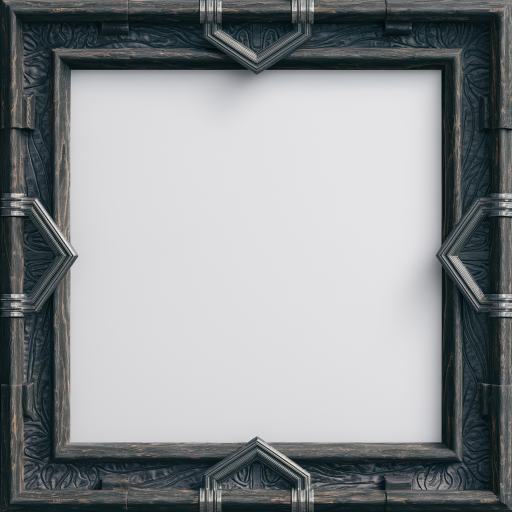
#> input picture Input/a-3d-render-of-a-hyperrealistic-hyperdetailed-dark-P8GdNS86QyCCr8liSCoY5g-qw6juGAtRNO5ZBTDoUW1mQ.png, 1024 x 1024 px, found by its file name (shown at 1/2 size); its folder holds only this picture in this run
$ python InnerCanvasRemover.py
#> lines starting #> are read from the running program, lines starting #| are printed output that depends on the picture
# -*- coding: utf-8 -*-
"""
Created on Sun Nov 17 22:15:06 2024

@author: lovro
"""
import os
from PIL import Image, ImageStat
import time

VERSION = "0.2.0"

# Directories
INPUT_DIR = "input"  # Directory containing input PNG files
OUTPUT_DIR = "Output"  # Directory to save output images


# Configurable parameters
CENTER_REGION_SIZE = 768  # Size of the central region (square)
COLOR_TOLERANCE = 100  # Tolerance for matching canvas color
EXPECTED_RESOLUTION = 1024

FILENAME = "GenericFrame"
counter = 65

# Ensure output directory exists
os.makedirs(OUTPUT_DIR, exist_ok=True)

def get_dominant_color(image, region_size):
    """
    Get the dominant color in the center of the image.
    Args:
        image (PIL.Image): The image to analyze.
        region_size (int): Size of the central region for analysis.
    Returns:
        tuple: Dominant RGB color.
    """
    width, height = image.size
    left = (width - region_size) // 2
    top = (height - region_size) // 2
    right = left + region_size
    bottom = top + region_size

    # Crop the central region
    cropped = image.crop((left, top, right, bottom))
    # Calculate average color
    stat = ImageStat.Stat(cropped)
    return tuple(int(x) for x in stat.mean[:3])  # Return RGB values

def is_similar_color(pixel_color, dominant_color, tolerance):
    """
    Check if a pixel color is similar to the dominant color within a tolerance.
    """
    return all(abs(pixel_color[i] - dominant_color[i]) <= tolerance for i in range(3))

def find_canvas_edges(image, dominant_color):
    """
    Find the top, bottom, left, and right edges of the canvas.
    Args:
        image (PIL.Image): The input image.
        dominant_color (tuple): The dominant color of the canvas.
    Returns:
        tuple: (top_left, bottom_right) coordinates of the rectangular canvas.
    """
    width, height = image.size
    pixels = image.load()

    # Initialize edges with the center region
    center_x, center_y = width // 2, height // 2
    half_region = CENTER_REGION_SIZE // 2

    # Start with safe defaults
    top_edge = center_y - half_region
    bottom_edge = center_y + half_region
    left_edge = center_x - half_region
    right_edge = center_x + half_region

    # Search for the top edge
    for y in range(center_y - half_region, -1, -1):  # Upward
        if any(not is_similar_color(pixels[center_x, y][:3], dominant_color, COLOR_TOLERANCE) for x in range(width)):
            top_edge = y + 1  # Set the first valid row
            break

    # Search for the bottom edge
    for y in range(center_y + half_region, height):  # Downward
        if any(not is_similar_color(pixels[center_x, y][:3], dominant_color, COLOR_TOLERANCE) for x in range(width)):
            bottom_edge = y - 1  # Set the last valid row
            break

    # Search for the left edge
    for x in range(center_x - half_region, -1, -1):  # Leftward
        if any(not is_similar_color(pixels[x, center_y][:3], dominant_color, COLOR_TOLERANCE) for y in range(height)):
            left_edge = x + 1  # Set the first valid column
            break

    # Search for the right edge
    for x in range(center_x + half_region, width):  # Rightward
        if any(not is_similar_color(pixels[x, center_y][:3], dominant_color, COLOR_TOLERANCE) for y in range(height)):
            right_edge = x - 1  # Set the last valid column
            break

    # Construct the rectangle from the detected edges
    print(f"..top edge: {top_edge}, bottom edge: {bottom_edge}, left edge: {left_edge}, right edge: {right_edge}")
    top_left = (max(0, left_edge), max(0, top_edge))
    bottom_right = (min(width - 1, right_edge), min(height - 1, bottom_edge))

    print(f"...top left color {pixels[left_edge-1, top_edge-1][:3]}")
    print(f"...bottom right color {pixels[right_edge+1, bottom_edge+1][:3]}")
    return top_left, bottom_right

def apply_transparency(image, top_left, bottom_right):
    pixels = image.load()
    width, height = image.size
    for x in range(max(0, top_left[0]), min(width, bottom_right[0] + 1)):
        for y in range(max(0, top_left[1]), min(height, bottom_right[1] + 1)):
            pixels[x, y] = (0, 0, 0, 0)  # Set to fully transparent
    return image


def process_image(image_path, output_path):
    """
    Process a single image to remove the inner canvas and save the result.
    """
    image = Image.open(image_path).convert("RGBA")

    if image.size != (EXPECTED_RESOLUTION, EXPECTED_RESOLUTION):
        print(f"Skipping {os.path.basename(image_path)}: Image size is {image.size}, not 1024x1024.")
        return

    dominant_color = get_dominant_color(image, CENTER_REGION_SIZE)
    print(f"Dominant color: {dominant_color}")

    top_left, bottom_right = find_canvas_edges(image, dominant_color)
    print(f"Canvas edges detected: Top-Left: {top_left}, Bottom-Right: {bottom_right}")

    result_image = apply_transparency(image, top_left, bottom_right)
    result_image.save(output_path, "PNG")
    print(f"Saved: {output_path}")

def process_images(counter):
    """
    Process all PNG files in the input directory and save the results to the output directory.
    """
    print(f"\n************** Framer Canvas Remover v{VERSION}**************")
    start_time = time.time()


    for file_name in os.listdir(INPUT_DIR):
        if file_name.lower().endswith(".png"):
            input_path = os.path.join(INPUT_DIR, file_name)
            output_path = os.path.join(OUTPUT_DIR, f"{FILENAME}_{str(counter).zfill(3)}.png")
            print(f"\nProcessing image: {file_name}")
            process_image(input_path, output_path)
#> in get_dominant_color, `cropped = image.crop((left, top, right, bottom))`:
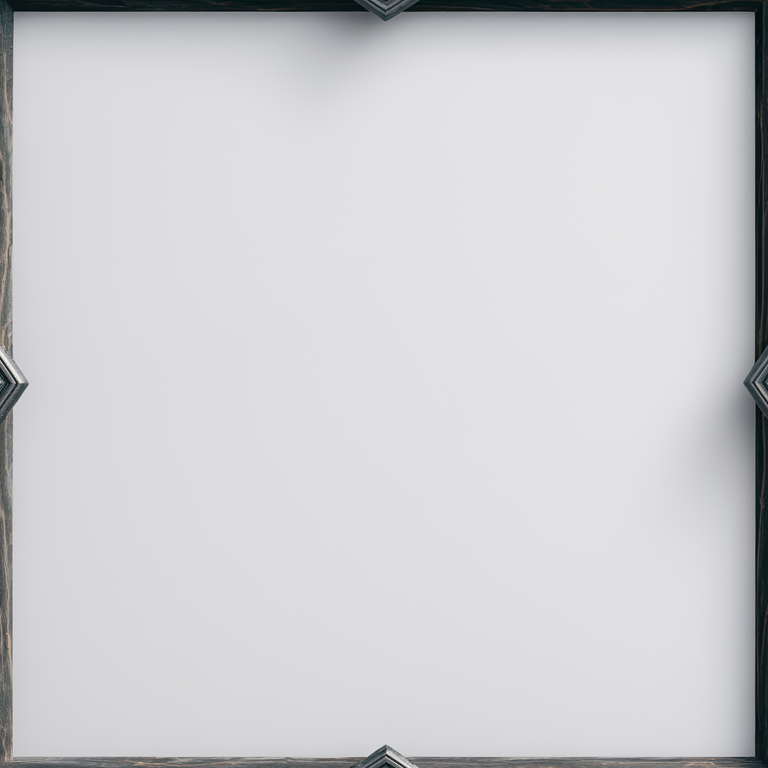
#> cropped: PIL image 768x768 RGBA; mean R, G, B, A 207.2, 207.4, 209.7, 255
#> in process_image, `dominant_color = get_dominant_color(image, CENTER_REGION_SIZE)`: dominant_color = (207, 207, 209)
#| Dominant color: (207, 207, 209)
#| ..top edge: 129, bottom edge: 895, left edge: 129, right edge: 915
#> (printed output is left out)
#> (printed output is left out)
#> in process_image, `top_left, bottom_right = find_canvas_edges(image, dominant_color)`: top_left = (129, 129); bottom_right = (915, 895)
#| Canvas edges detected: Top-Left: (129, 129), Bottom-Right: (915, 895)
#> in process_image, `result_image = apply_transparency(image, top_left, bottom_right)`:
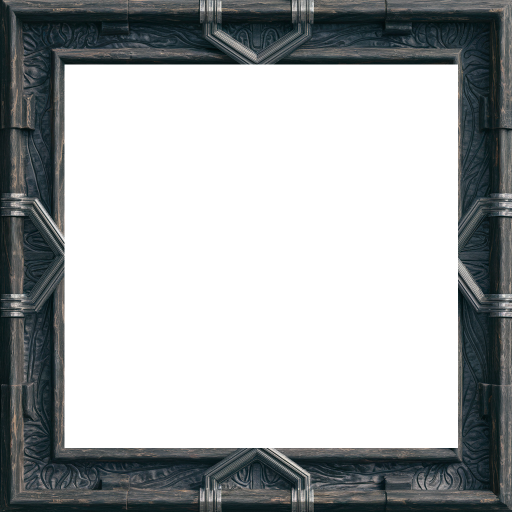
#> result_image: PIL image 1024x1024 RGBA (shown at 1/2 size); mean R, G, B, A 24, 27.4, 28.3, 108.2; transparent parts drawn white
            counter += 1
    print("\n************** DONE **************")
    print("All images processed.")
    end_time = time.time()  # End timing
    elapsed_time = end_time - start_time
    print(f"Total execution time: {elapsed_time:.2f} seconds")


# Execute the script
if __name__ == "__main__":
    process_images(counter)

$ run again, on Input/a-3d-render-of-a-hyperrealistic-hyperdetailed-dark-wDEHH1S6Tv-HS0TGMCi5YA-jAGJYDvdQzqGC8-SkE4sBQ.png
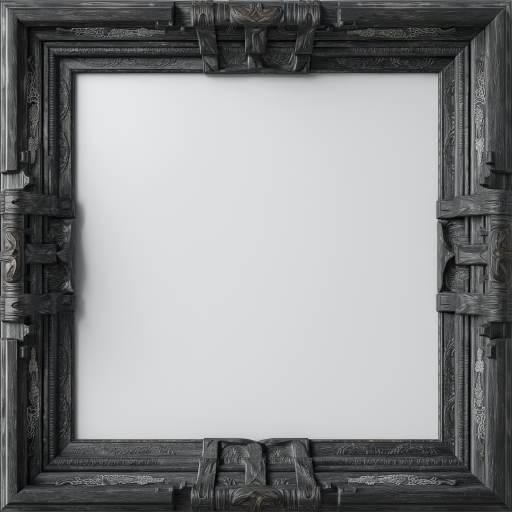
#> input picture Input/a-3d-render-of-a-hyperrealistic-hyperdetailed-dark-wDEHH1S6Tv-HS0TGMCi5YA-jAGJYDvdQzqGC8-SkE4sBQ.png, 1024 x 1024 px, found by its file name (shown at 1/2 size)
#> in get_dominant_color, `cropped = image.crop((left, top, right, bottom))`:
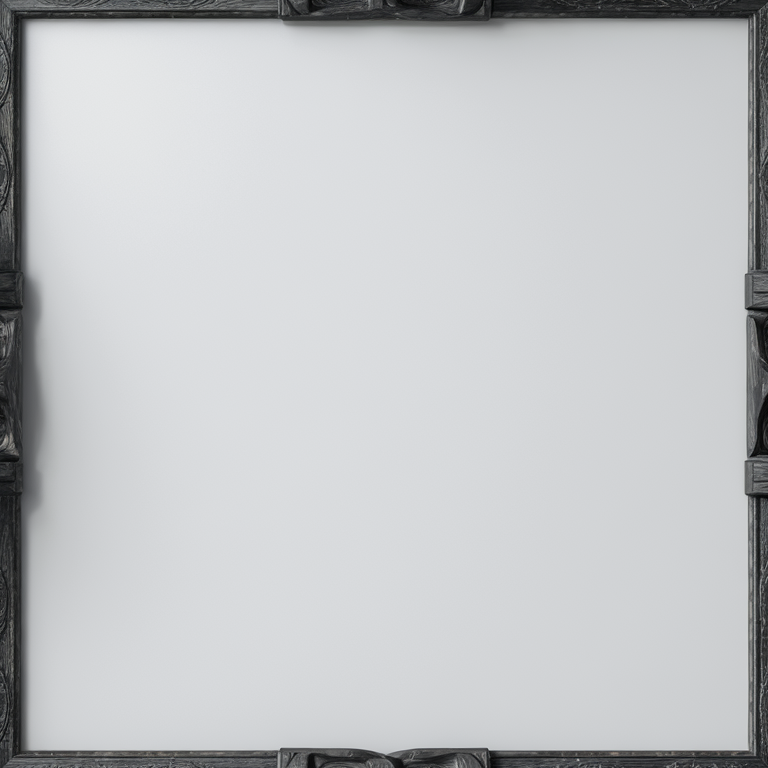
#> cropped: PIL image 768x768 RGBA; mean R, G, B, A 195.2, 197.3, 199.3, 255
#> dominant_color = (195, 197, 199)
#| Dominant color: (195, 197, 199)
#| ..top edge: 129, bottom edge: 895, left edge: 129, right edge: 897
#> (printed output is left out)
#> (printed output is left out)
#> in process_image, `top_left, bottom_right = find_canvas_edges(image, dominant_color)`: top_left = (129, 129); bottom_right = (897, 895)
#| Canvas edges detected: Top-Left: (129, 129), Bottom-Right: (897, 895)
#> in process_image, `result_image = apply_transparency(image, top_left, bottom_right)`:
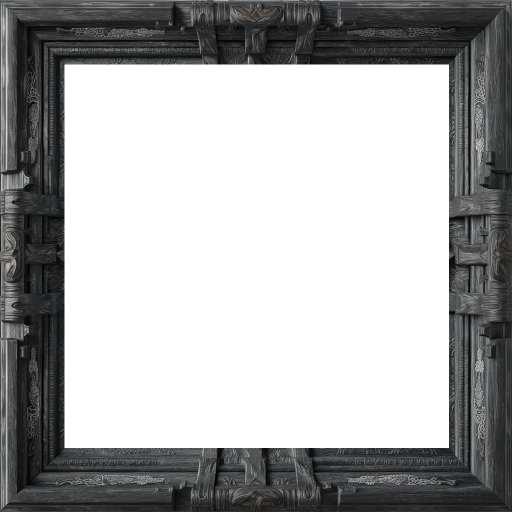
#> result_image: PIL image 1024x1024 RGBA (shown at 1/2 size); mean R, G, B, A 27.3, 27.9, 28, 111.6; transparent parts drawn white

$ run again, on Input/a-hyperrealistic-hyperdetailed-3d-render-of-a-dark-q9lYkxekT4qLStDWR0K_wg-qw6juGAtRNO5ZBTDoUW1mQ.png
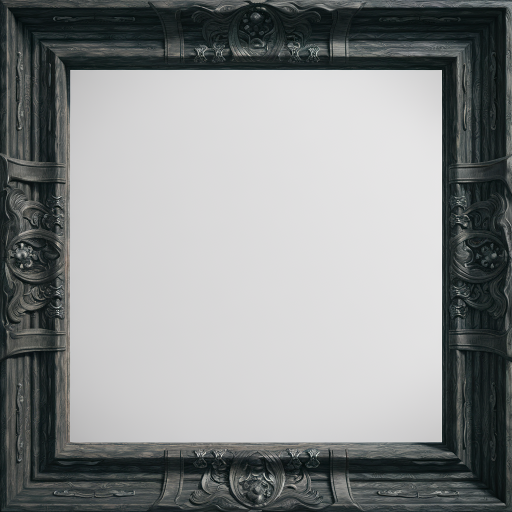
#> input picture Input/a-hyperrealistic-hyperdetailed-3d-render-of-a-dark-q9lYkxekT4qLStDWR0K_wg-qw6juGAtRNO5ZBTDoUW1mQ.png, 1024 x 1024 px, found by its file name (shown at 1/2 size)
#> in get_dominant_color, `cropped = image.crop((left, top, right, bottom))`:
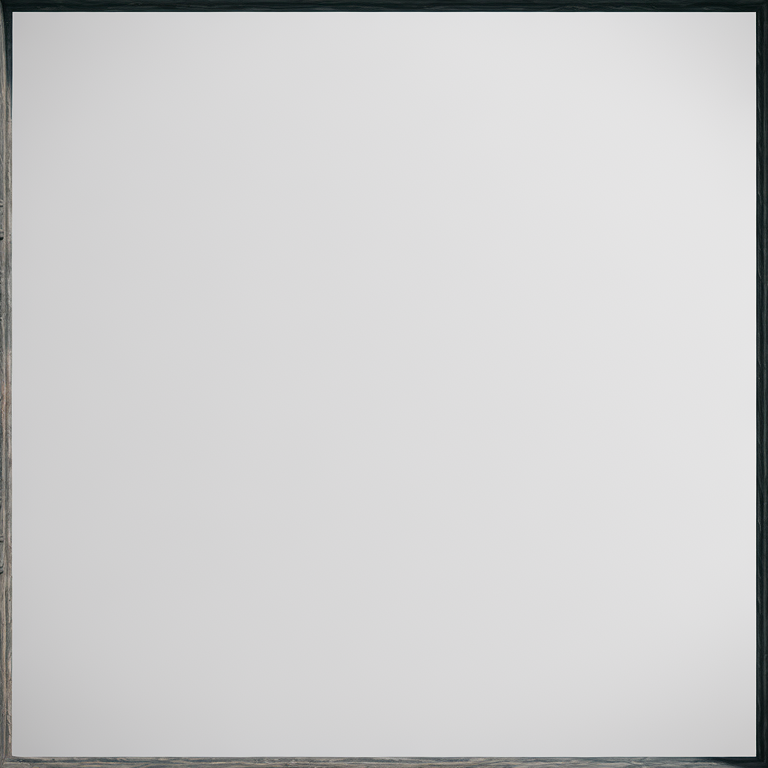
#> cropped: PIL image 768x768 RGBA; mean R, G, B, A 208.2, 208.1, 208.4, 255
#> dominant_color = (208, 208, 208)
#| Dominant color: (208, 208, 208)
#| ..top edge: 129, bottom edge: 899, left edge: 128, right edge: 895
#> (printed output is left out)
#> (printed output is left out)
#> in process_image, `top_left, bottom_right = find_canvas_edges(image, dominant_color)`: top_left = (128, 129); bottom_right = (895, 899)
#| Canvas edges detected: Top-Left: (128, 129), Bottom-Right: (895, 899)
#> in process_image, `result_image = apply_transparency(image, top_left, bottom_right)`:
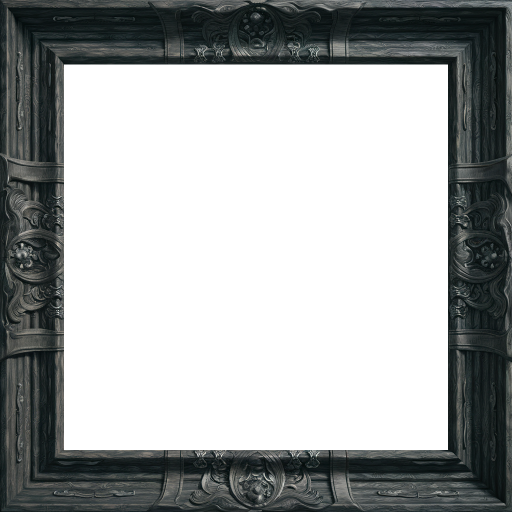
#> result_image: PIL image 1024x1024 RGBA (shown at 1/2 size); mean R, G, B, A 21.8, 24.6, 24.4, 111; transparent parts drawn white

$ run again, on Input/a-hyperrealistic-hyperdetailed-dark-rectangular-oa-08NR6STET5KHBxBcxjchoA-jtLeJ-ZwQBK1X6n2LkfCmg.png
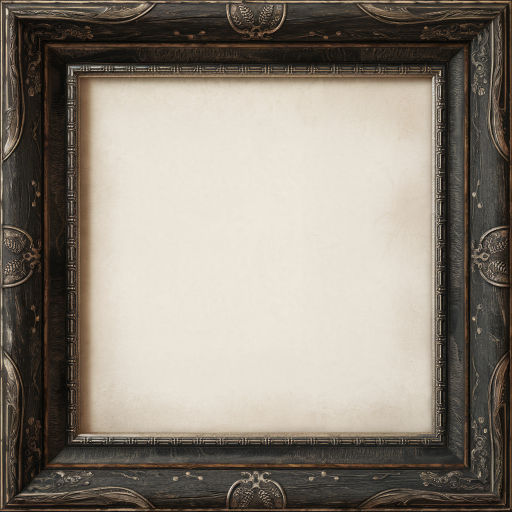
#> input picture Input/a-hyperrealistic-hyperdetailed-dark-rectangular-oa-08NR6STET5KHBxBcxjchoA-jtLeJ-ZwQBK1X6n2LkfCmg.png, 1024 x 1024 px, found by its file name (shown at 1/2 size)
#> in get_dominant_color, `cropped = image.crop((left, top, right, bottom))`:
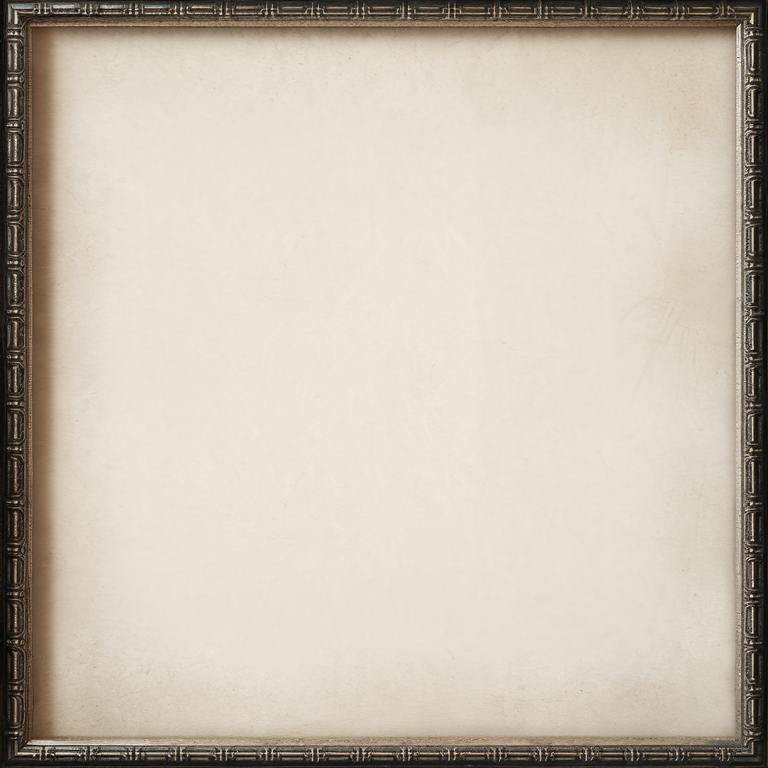
#> cropped: PIL image 768x768 RGBA; mean R, G, B, A 201.7, 192.8, 179.9, 255
#> dominant_color = (201, 192, 179)
#| Dominant color: (201, 192, 179)
#| ..top edge: 129, bottom edge: 895, left edge: 129, right edge: 895
#> (printed output is left out)
#> (printed output is left out)
#> in process_image, `top_left, bottom_right = find_canvas_edges(image, dominant_color)`: top_left = (129, 129); bottom_right = (895, 895)
#| Canvas edges detected: Top-Left: (129, 129), Bottom-Right: (895, 895)
#> in process_image, `result_image = apply_transparency(image, top_left, bottom_right)`:
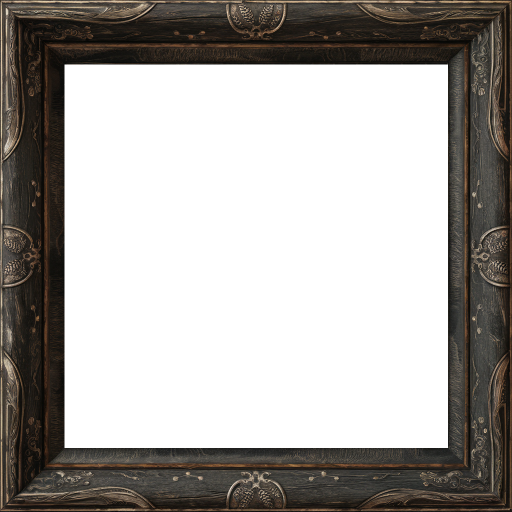
#> result_image: PIL image 1024x1024 RGBA (shown at 1/2 size); mean R, G, B, A 26.4, 23.1, 19.6, 111.9; transparent parts drawn white

$ run again, on Input/a-3d-render-of-a-hyperrealistic-hyperdetailed-dark-RZFbbBc-RbGwmCo3sRGZnA-jAGJYDvdQzqGC8-SkE4sBQ.png
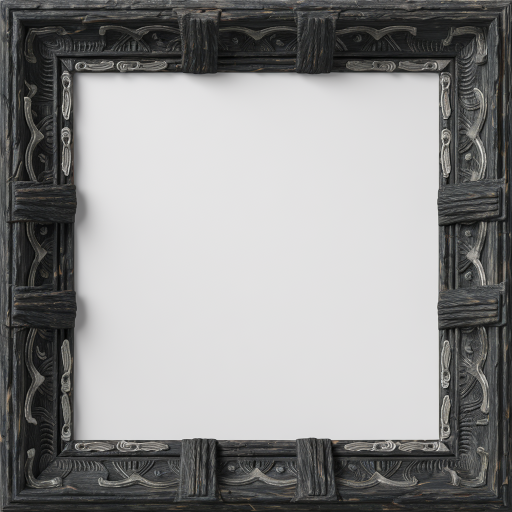
#> input picture Input/a-3d-render-of-a-hyperrealistic-hyperdetailed-dark-RZFbbBc-RbGwmCo3sRGZnA-jAGJYDvdQzqGC8-SkE4sBQ.png, 1024 x 1024 px, found by its file name (shown at 1/2 size)
#> in get_dominant_color, `cropped = image.crop((left, top, right, bottom))`:
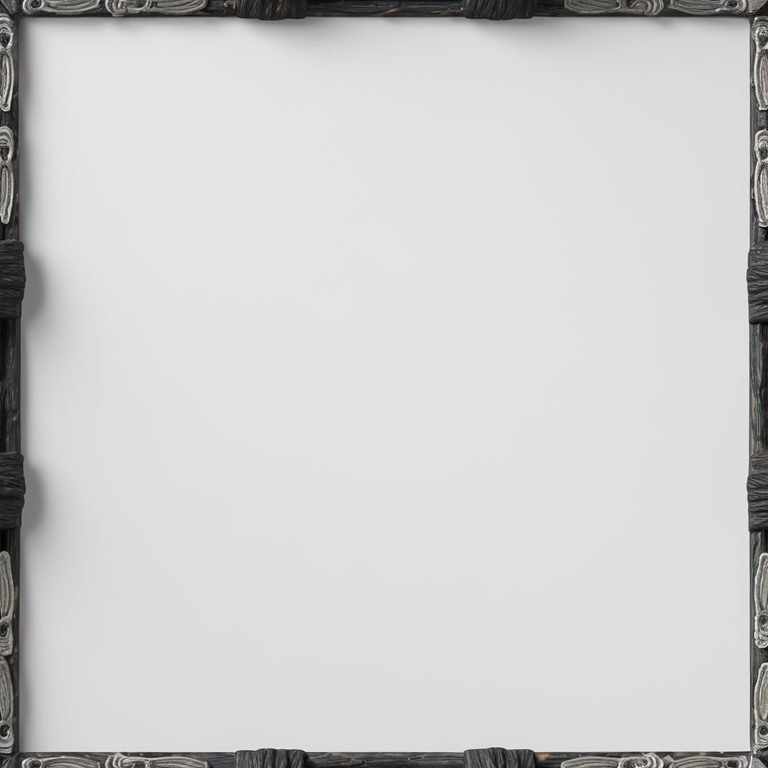
#> cropped: PIL image 768x768 RGBA; mean R, G, B, A 207.1, 206.5, 206.6, 255
#> dominant_color = (207, 206, 206)
#| Dominant color: (207, 206, 206)
#| ..top edge: 129, bottom edge: 895, left edge: 129, right edge: 895
#> (printed output is left out)
#> (printed output is left out)
#> in process_image, `top_left, bottom_right = find_canvas_edges(image, dominant_color)`: top_left = (129, 129); bottom_right = (895, 895)
#| Canvas edges detected: Top-Left: (129, 129), Bottom-Right: (895, 895)
#> in process_image, `result_image = apply_transparency(image, top_left, bottom_right)`:
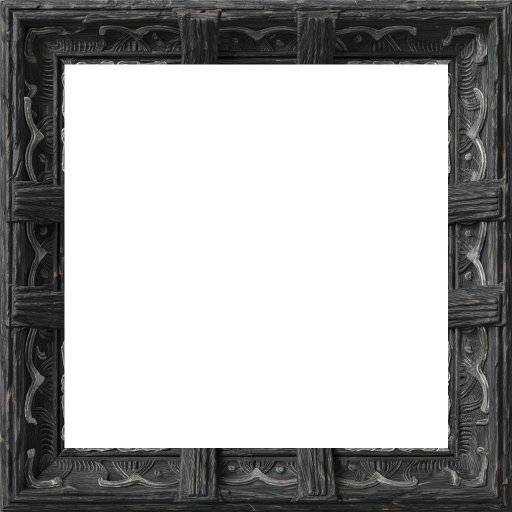
#> result_image: PIL image 1024x1024 RGBA (shown at 1/2 size); mean R, G, B, A 25.7, 25.8, 25.4, 111.9; transparent parts drawn white
